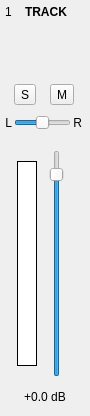
<?xml version="1.0" encoding="UTF-8"?>
<ui version="4.0">
 <class>MixerChannelWidget</class>
 <widget class="QWidget" name="MixerChannelWidget">
  <property name="geometry">
   <rect>
    <x>0</x>
    <y>0</y>
    <width>90</width>
    <height>416</height>
   </rect>
  </property>
  <property name="sizePolicy">
   <sizepolicy hsizetype="Preferred" vsizetype="Expanding">
    <horstretch>0</horstretch>
    <verstretch>0</verstretch>
   </sizepolicy>
  </property>
  <property name="minimumSize">
   <size>
    <width>89</width>
    <height>0</height>
   </size>
  </property>
  <property name="maximumSize">
   <size>
    <width>90</width>
    <height>16777215</height>
   </size>
  </property>
  <property name="windowTitle">
   <string>Form</string>
  </property>
  <layout class="QVBoxLayout" name="verticalLayout">
   <property name="spacing">
    <number>0</number>
   </property>
   <property name="leftMargin">
    <number>0</number>
   </property>
   <property name="topMargin">
    <number>0</number>
   </property>
   <property name="rightMargin">
    <number>0</number>
   </property>
   <property name="bottomMargin">
    <number>0</number>
   </property>
   <item>
    <widget class="QWidget" name="channelContainer" native="true">
     <layout class="QVBoxLayout" name="verticalLayout_2">
      <property name="spacing">
       <number>5</number>
      </property>
      <property name="leftMargin">
       <number>0</number>
      </property>
      <property name="topMargin">
       <number>0</number>
      </property>
      <property name="rightMargin">
       <number>0</number>
      </property>
      <property name="bottomMargin">
       <number>5</number>
      </property>
      <item>
       <layout class="QHBoxLayout" name="horizontalLayout_2">
        <property name="spacing">
         <number>-1</number>
        </property>
        <property name="leftMargin">
         <number>5</number>
        </property>
        <property name="topMargin">
         <number>5</number>
        </property>
        <item>
         <widget class="QLabel" name="number">
          <property name="sizePolicy">
           <sizepolicy hsizetype="Expanding" vsizetype="Preferred">
            <horstretch>0</horstretch>
            <verstretch>0</verstretch>
           </sizepolicy>
          </property>
          <property name="maximumSize">
           <size>
            <width>15</width>
            <height>16777215</height>
           </size>
          </property>
          <property name="text">
           <string>1</string>
          </property>
          <property name="alignment">
           <set>Qt::AlignLeading|Qt::AlignLeft|Qt::AlignTop</set>
          </property>
         </widget>
        </item>
        <item>
         <widget class="QLabel" name="title">
          <property name="sizePolicy">
           <sizepolicy hsizetype="Expanding" vsizetype="Preferred">
            <horstretch>0</horstretch>
            <verstretch>0</verstretch>
           </sizepolicy>
          </property>
          <property name="minimumSize">
           <size>
            <width>0</width>
            <height>19</height>
           </size>
          </property>
          <property name="font">
           <font>
            <weight>75</weight>
            <bold>true</bold>
           </font>
          </property>
          <property name="text">
           <string>TRACK</string>
          </property>
          <property name="alignment">
           <set>Qt::AlignLeading|Qt::AlignLeft|Qt::AlignTop</set>
          </property>
          <property name="wordWrap">
           <bool>true</bool>
          </property>
         </widget>
        </item>
       </layout>
      </item>
      <item>
       <widget class="QWidget" name="effectsSection" native="true">
        <property name="minimumSize">
         <size>
          <width>0</width>
          <height>50</height>
         </size>
        </property>
        <layout class="QVBoxLayout" name="verticalLayout_3">
         <property name="spacing">
          <number>5</number>
         </property>
         <property name="leftMargin">
          <number>5</number>
         </property>
         <property name="topMargin">
          <number>5</number>
         </property>
         <property name="rightMargin">
          <number>5</number>
         </property>
         <property name="bottomMargin">
          <number>5</number>
         </property>
        </layout>
       </widget>
      </item>
      <item>
       <widget class="QWidget" name="muteSoloSection" native="true">
        <property name="sizePolicy">
         <sizepolicy hsizetype="Preferred" vsizetype="Preferred">
          <horstretch>0</horstretch>
          <verstretch>0</verstretch>
         </sizepolicy>
        </property>
        <layout class="QHBoxLayout" name="horizontalLayout_3">
         <property name="spacing">
          <number>5</number>
         </property>
         <property name="leftMargin">
          <number>5</number>
         </property>
         <property name="topMargin">
          <number>0</number>
         </property>
         <property name="rightMargin">
          <number>5</number>
         </property>
         <property name="bottomMargin">
          <number>5</number>
         </property>
         <item>
          <widget class="QToolButton" name="soloButton">
           <property name="minimumSize">
            <size>
             <width>22</width>
             <height>0</height>
            </size>
           </property>
           <property name="text">
            <string>S</string>
           </property>
           <property name="checkable">
            <bool>true</bool>
           </property>
          </widget>
         </item>
         <item>
          <widget class="QToolButton" name="muteButton">
           <property name="minimumSize">
            <size>
             <width>22</width>
             <height>0</height>
            </size>
           </property>
           <property name="text">
            <string>M</string>
           </property>
           <property name="checkable">
            <bool>true</bool>
           </property>
          </widget>
         </item>
        </layout>
       </widget>
      </item>
      <item>
       <widget class="QWidget" name="panSection" native="true">
        <layout class="QVBoxLayout" name="verticalLayout_4">
         <property name="spacing">
          <number>5</number>
         </property>
         <property name="leftMargin">
          <number>0</number>
         </property>
         <property name="topMargin">
          <number>0</number>
         </property>
         <property name="rightMargin">
          <number>5</number>
         </property>
         <property name="bottomMargin">
          <number>5</number>
         </property>
         <item>
          <layout class="QHBoxLayout" name="horizontalLayout_5">
           <property name="spacing">
            <number>2</number>
           </property>
           <property name="leftMargin">
            <number>5</number>
           </property>
           <property name="topMargin">
            <number>0</number>
           </property>
           <property name="rightMargin">
            <number>3</number>
           </property>
           <property name="bottomMargin">
            <number>5</number>
           </property>
           <item>
            <widget class="QLabel" name="leftLabel">
             <property name="sizePolicy">
              <sizepolicy hsizetype="Minimum" vsizetype="Preferred">
               <horstretch>0</horstretch>
               <verstretch>0</verstretch>
              </sizepolicy>
             </property>
             <property name="text">
              <string>L</string>
             </property>
             <property name="alignment">
              <set>Qt::AlignRight|Qt::AlignTrailing|Qt::AlignVCenter</set>
             </property>
             <property name="indent">
              <number>0</number>
             </property>
            </widget>
           </item>
           <item>
            <widget class="QSlider" name="panSlider">
             <property name="minimum">
              <number>-100</number>
             </property>
             <property name="maximum">
              <number>100</number>
             </property>
             <property name="orientation">
              <enum>Qt::Horizontal</enum>
             </property>
             <property name="invertedAppearance">
              <bool>false</bool>
             </property>
             <property name="invertedControls">
              <bool>false</bool>
             </property>
            </widget>
           </item>
           <item>
            <widget class="QLabel" name="rightLabel">
             <property name="sizePolicy">
              <sizepolicy hsizetype="Minimum" vsizetype="Preferred">
               <horstretch>0</horstretch>
               <verstretch>0</verstretch>
              </sizepolicy>
             </property>
             <property name="text">
              <string>R</string>
             </property>
             <property name="alignment">
              <set>Qt::AlignRight|Qt::AlignTrailing|Qt::AlignVCenter</set>
             </property>
             <property name="indent">
              <number>0</number>
             </property>
            </widget>
           </item>
          </layout>
         </item>
        </layout>
       </widget>
      </item>
      <item>
       <layout class="QHBoxLayout" name="horizontalLayout">
        <property name="spacing">
         <number>5</number>
        </property>
        <property name="leftMargin">
         <number>5</number>
        </property>
        <property name="topMargin">
         <number>5</number>
        </property>
        <property name="rightMargin">
         <number>5</number>
        </property>
        <property name="bottomMargin">
         <number>5</number>
        </property>
        <item>
         <spacer name="horizontalSpacer_2">
          <property name="orientation">
           <enum>Qt::Horizontal</enum>
          </property>
          <property name="sizeHint" stdset="0">
           <size>
            <width>40</width>
            <height>20</height>
           </size>
          </property>
         </spacer>
        </item>
        <item>
         <layout class="QVBoxLayout" name="verticalLayout_5">
          <property name="spacing">
           <number>1</number>
          </property>
          <property name="leftMargin">
           <number>0</number>
          </property>
          <property name="topMargin">
           <number>0</number>
          </property>
          <property name="rightMargin">
           <number>0</number>
          </property>
          <property name="bottomMargin">
           <number>0</number>
          </property>
          <item>
           <widget class="QWidget" name="widget_2" native="true">
            <property name="sizePolicy">
             <sizepolicy hsizetype="Preferred" vsizetype="Expanding">
              <horstretch>0</horstretch>
              <verstretch>0</verstretch>
             </sizepolicy>
            </property>
            <property name="minimumSize">
             <size>
              <width>0</width>
              <height>5</height>
             </size>
            </property>
            <property name="maximumSize">
             <size>
              <width>16777215</width>
              <height>10</height>
             </size>
            </property>
           </widget>
          </item>
          <item>
           <widget class="QGraphicsView" name="channelMeter">
            <property name="sizePolicy">
             <sizepolicy hsizetype="Preferred" vsizetype="Preferred">
              <horstretch>0</horstretch>
              <verstretch>0</verstretch>
             </sizepolicy>
            </property>
            <property name="minimumSize">
             <size>
              <width>0</width>
              <height>0</height>
             </size>
            </property>
            <property name="maximumSize">
             <size>
              <width>20</width>
              <height>16777215</height>
             </size>
            </property>
            <property name="frameShape">
             <enum>QFrame::Box</enum>
            </property>
            <property name="frameShadow">
             <enum>QFrame::Plain</enum>
            </property>
            <property name="lineWidth">
             <number>1</number>
            </property>
            <property name="midLineWidth">
             <number>1</number>
            </property>
            <property name="verticalScrollBarPolicy">
             <enum>Qt::ScrollBarAlwaysOff</enum>
            </property>
            <property name="horizontalScrollBarPolicy">
             <enum>Qt::ScrollBarAlwaysOff</enum>
            </property>
            <property name="sizeAdjustPolicy">
             <enum>QAbstractScrollArea::AdjustToContents</enum>
            </property>
            <property name="alignment">
             <set>Qt::AlignCenter</set>
            </property>
           </widget>
          </item>
          <item>
           <widget class="QWidget" name="widget" native="true">
            <property name="sizePolicy">
             <sizepolicy hsizetype="Preferred" vsizetype="Expanding">
              <horstretch>0</horstretch>
              <verstretch>0</verstretch>
             </sizepolicy>
            </property>
            <property name="minimumSize">
             <size>
              <width>0</width>
              <height>5</height>
             </size>
            </property>
            <property name="maximumSize">
             <size>
              <width>16777215</width>
              <height>10</height>
             </size>
            </property>
           </widget>
          </item>
         </layout>
        </item>
        <item>
         <widget class="QSlider" name="gainSlider">
          <property name="sizePolicy">
           <sizepolicy hsizetype="Preferred" vsizetype="Expanding">
            <horstretch>0</horstretch>
            <verstretch>0</verstretch>
           </sizepolicy>
          </property>
          <property name="minimumSize">
           <size>
            <width>30</width>
            <height>0</height>
           </size>
          </property>
          <property name="minimum">
           <number>-6900</number>
          </property>
          <property name="maximum">
           <number>600</number>
          </property>
          <property name="singleStep">
           <number>100</number>
          </property>
          <property name="value">
           <number>0</number>
          </property>
          <property name="orientation">
           <enum>Qt::Vertical</enum>
          </property>
         </widget>
        </item>
        <item>
         <spacer name="horizontalSpacer">
          <property name="orientation">
           <enum>Qt::Horizontal</enum>
          </property>
          <property name="sizeHint" stdset="0">
           <size>
            <width>40</width>
            <height>20</height>
           </size>
          </property>
         </spacer>
        </item>
       </layout>
      </item>
      <item>
       <widget class="QLabel" name="gainLabel">
        <property name="minimumSize">
         <size>
          <width>0</width>
          <height>19</height>
         </size>
        </property>
        <property name="text">
         <string>+0.0 dB</string>
        </property>
        <property name="alignment">
         <set>Qt::AlignCenter</set>
        </property>
       </widget>
      </item>
     </layout>
    </widget>
   </item>
   <item>
    <widget class="QWidget" name="channelColor" native="true">
     <property name="minimumSize">
      <size>
       <width>0</width>
       <height>5</height>
      </size>
     </property>
     <property name="maximumSize">
      <size>
       <width>16777215</width>
       <height>5</height>
      </size>
     </property>
    </widget>
   </item>
  </layout>
 </widget>
 <resources/>
 <connections/>
</ui>
